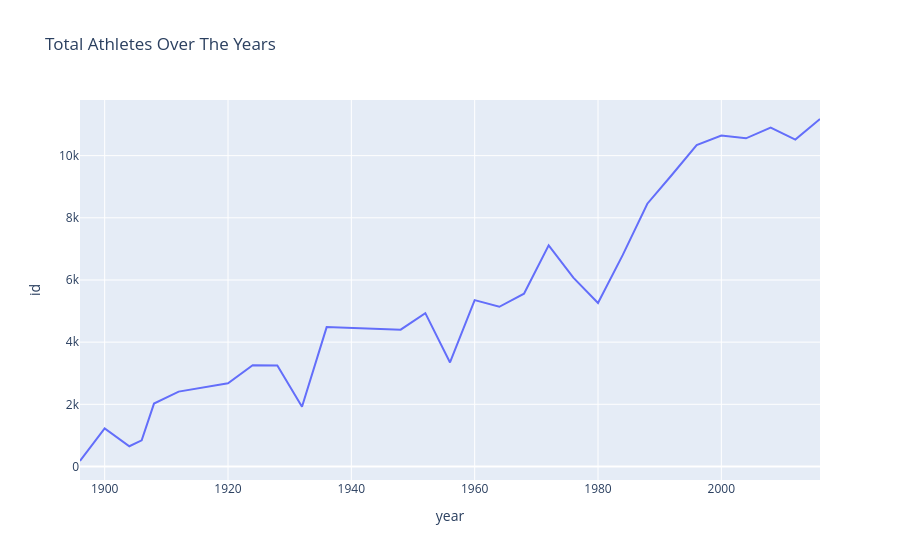

The notebook cell saved with this chart:
### Code cell
fig = px.line(athletes_over_time, x='year', y='id',
             title='Total Athletes Over The Years')
fig.show()

### Figure 1 — Plotly figure (JSON) as saved in the notebook; plotly's stock layout.template omitted (floating-point values rounded to 4 significant figures)
{"data": [{"hovertemplate": "year=%{x}<br>id=%{y}<extra></extra>", "legendgroup": "", "line": {"color": "#636efa", "dash": "solid"}, "marker": {"symbol": "circle"}, "mode": "lines", "name": "", "orientation": "v", "showlegend": false, "type": "scatter", "x": [1896, 1900, 1904, 1906, 1908, 1912, 1920, 1924, 1928, 1932, 1936, 1948, 1952, 1956, 1960, 1964, 1968, 1972, 1976, 1980, 1984, 1988, 1992, 1996, 2000, 2004, 2008, 2012, 2016], "xaxis": "x", "y": [176, 1224, 650, 841, 2024, 2409, 2676, 3256, 3247, 1922, 4484, 4402, 4932, 3347, 5352, 5137, 5558, 7114, 6073, 5259, 6798, 8454, 9386, 10339, 10647, 10557, 10899, 10517, 11179], "yaxis": "y"}], "layout": {"legend": {"tracegroupgap": 0}, "title": {"text": "Total Athletes Over The Years"}, "xaxis": {"anchor": "y", "domain": [0, 1], "title": {"text": "year"}}, "yaxis": {"anchor": "x", "domain": [0, 1], "title": {"text": "id"}}}}
